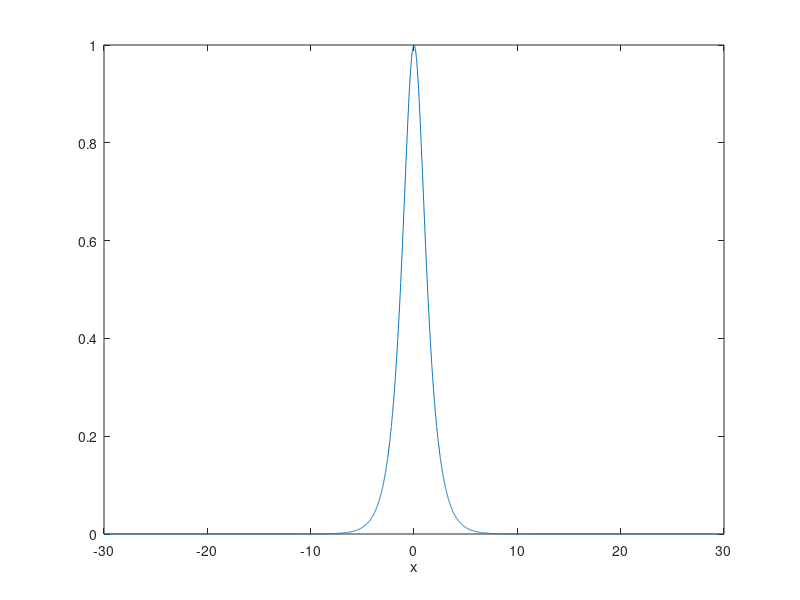

This figure's MATLAB source: (Note: this script raises an error after producing the figure.)
L = 60;
N = 5000;
h = L/N;
tau = (h^2)/(2*pi);
tMax = 1000;
gamma = 0.25;
h1 = 0.25;
theta = asin(gamma/h1)/2;
A = sqrt(h1*cos(2*theta)+1);
% x1=-20;
% v1=5;
% x2=20;
% v2=-5;
% A1=1;
% A2=1;

x=(-L/2:h:L/2-h);
y = linspace(0,tMax*tau,tMax);
psi = A*exp(-1i*theta).*sech(A.*x);
% psi = ((A1*sech(A1.*(x-x1)).*exp(1i*v1.*(x-x1)))+(A2*sech(A2.*(x-x2)).*exp(1i*v2.*(x-x2))));

figure(1)
plot(x,abs(psi))
xlabel('x')
ylabel(texlabel('|psi|'))

figure(2)
plot(x,abs(psi))

z = zeros(tMax, N);
z(1,:) = abs(psi);
conserved = zeros(tMax);
conserved(1) = trapz(x,abs(psi));

n = [0:N/2-1 -N/2:-1].^2;

n = exp(-1i*tau*4*pi^2/L^2*n);
tic
for tt = 1:tMax-1
    psi = psi.*exp(1i*tau*2*abs(psi).^2);
    y_n = n.*fft(real(psi));
    z_n = n.*fft(imag(psi));
    k_n = 2*pi*N/L;
    omega_n = sqrt((1+k_n.^2).^2 - h1^2);
    alpha_n = sqrt((1+k_n.^2-h)/(1+k_n.^2+h));
    % h^2>(1+k^2)^2
%     A_n = ((y_n-alpha_n.*z_n)/2).*exp(tau.*omega_n) + ((y_n+alpha_n.*z_n)/2).*exp(-tau.*omega_n);
%     B_n = ((z_n-(1/alpha_n).*y_n)/2).*exp(tau.*omega_n) + ((z_n+(1/alpha_n).*y_n)/2).*exp(-tau.*omega_n);
    % h^2<(1+k^2)^2
    A_n = y_n.*cos(tau.*omega_n)+alpha_n.*z_n.*sin(tau.*omega_n);
    B_n = z_n.*cos(tau.*omega_n)-(1/alpha_n).*y_n.*sin(tau.*omega_n);
    
    psi = ifft(exp(-gamma*tau).*(A_n+1i.*B_n));
    
    plot(x,abs(psi)),drawnow

    z(tt+1,:) = abs(psi);
    conserved(tt+1) = trapz(x,abs(psi));
end
toc

figure(2)
plot(x,abs(psi)),drawnow
title('Final State of the waves')
xlabel('x')
ylabel(texlabel('|psi|'))



figure(3)
sur = surf(x, y, z);
set(sur,'LineStyle','none')
title('Time evolution of the PDE')
xlabel('x')
ylabel('Time')
zlabel(texlabel('|psi|'))

figure(4)
plot(y,conserved)
title('The integral over the entire solution')
xlabel('Time')
ylabel('trapz(psi)')